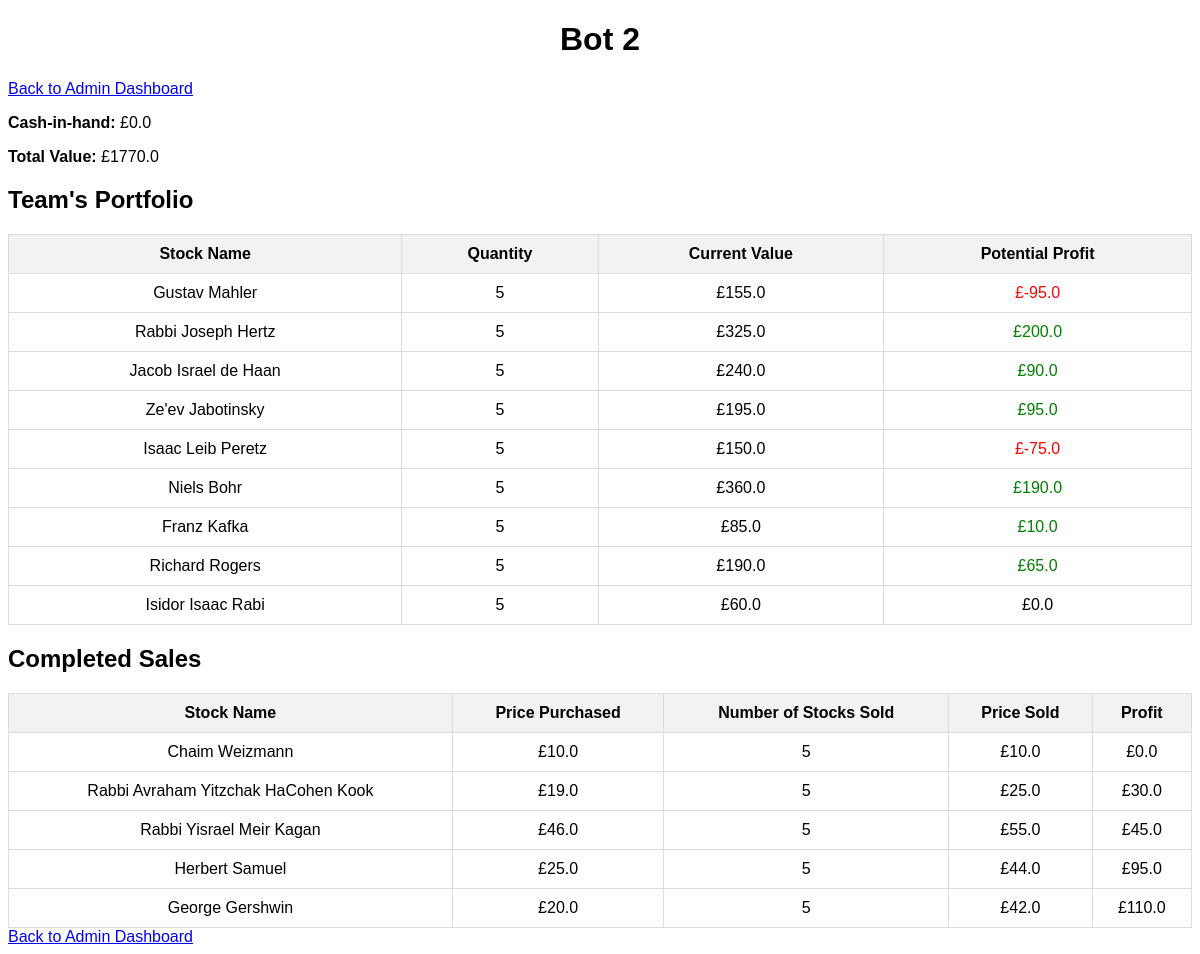
The page /admin/player/2 (signed in) on the database its author committed.
### app.py (models this page shows)
class Player(db.Model):
    player_id = db.Column(db.Integer, primary_key=True)
    name = db.Column(db.String(50), unique=True, nullable=False)
    balance = db.Column(db.Float, nullable=False, default=1000.0)
    stocks_owned = db.Column(db.Integer, nullable=False, default=0)
    portfolio_value = db.Column(db.Float, nullable=False, default=0.0)

class CompletedSale(db.Model):
    sale_id = db.Column(db.Integer, primary_key=True)
    player_id = db.Column(db.Integer, db.ForeignKey('player.player_id'), nullable=False)
    stock_name = db.Column(db.String(50), nullable=False)
    stock_id = db.Column(db.Integer, db.ForeignKey('stock.stock_id'), nullable=False)
    price_purchased = db.Column(db.Float, nullable=False)
    quantity_sold = db.Column(db.Integer, nullable=False)
    price_sold = db.Column(db.Float, nullable=False)
    profit = db.Column(db.Float, nullable=False)
    percentage_return = db.Column(db.Float, nullable=False)
    sale_year = db.Column(db.Integer, nullable=False)  # New column
    player = db.relationship('Player', backref=db.backref('completed_sales', lazy=True))

### app.py (the view)
@app.route("/", defaults={"path": ""})
@app.route("/<path:path>")
def serve_react_app(path):
    if path != "" and os.path.exists(os.path.join(app.static_folder, path)):
        return send_from_directory(app.static_folder, path)
    else:
        return send_from_directory(app.static_folder, 'index.html')

### app.py (called while the page is built)
def admin_required(f):
    @wraps(f)
    def decorated_function(*args, **kwargs):
        if session.get('admin_logged_in') is not True:
            return redirect(url_for('admin_login'))
        return f(*args, **kwargs)
    return decorated_function

@app.after_request
def set_csp_header(response):
    csp = "default-src 'self'; script-src 'self' 'unsafe-inline' 'unsafe-eval'; style-src 'self' 'unsafe-inline'; img-src 'self' data:; font-src 'self'; frame-src 'none';"
    response.headers['Content-Security-Policy'] = csp
    return response

### templates/player_details.html (shortened to what this page needs)
<!DOCTYPE html>
<html lang="en">
<head>
    <link rel="stylesheet" href="{{ url_for('static', filename='style.css') }}">
</head>
<body>
    <header>
        <h1>{{ player.name }}</h1>
    </header>
    <a href="{{ url_for('admin_dashboard') }}">Back to Admin Dashboard</a>
    <div>
        <p><strong>Cash-in-hand:</strong> £{{ player.balance | round(1) }}</p>
        <p><strong>Total Value:</strong> £{{ (player.balance + player.portfolio_value) | round(1) }}</p>
    </div>
    <div>
        <h2>Team's Portfolio</h2>
        <table>
            <thead>
                <tr>
                    <th>Stock Name</th>
                    <th>Quantity</th>
                    <th>Current Value</th>
                    <th>Potential Profit</th>
                </tr>
            </thead>
            <tbody>
                {% for item in portfolio %}
                <tr>
                    <td>{{ item.stock_name }}</td>
                    <td>{{ item.quantity }}</td>
                    <td>£{{ item.current_value | round }}</td>
                    <td class="{% if item.potential_profit > 0 %}positive-profit{% elif item.potential_profit < 0 %}negative-profit{% endif %}">
                        £{{ item.potential_profit | round }}
                    </td>
                </tr>
                {% endfor %}
            </tbody>
        </table>
    </div>
    <div>
        <h2>Completed Sales</h2>
        <table>
            <thead>
                <tr>
                    <th>Stock Name</th>
                    <th>Price Purchased</th>
                    <th>Number of Stocks Sold</th>
                    <th>Price Sold</th>
                    <th>Profit</th>
                </tr>
            </thead>
            <tbody>
                {% for sale in completed_sales %}
                <tr>
                    <td>{{ sale.stock_name }}</td>
                    <td>£{{ sale.price_purchased| round }}</td>
                    <td>{{ sale.quantity_sold }}</td>
                    <td>£{{ sale.price_sold| round  }}</td>
                    <td>£{{ sale.profit| round  }}</td>
                </tr>
                {% endfor %}
            </tbody>
        </table>
    </div>
    <a href="{{ url_for('admin_dashboard') }}">Back to Admin Dashboard</a>
</body>
</html>

### static/style.css (style rules this page uses)
body { font-family: Arial, sans-serif; }
header { text-align: center; margin-bottom: 20px; }
table { width: 100%; border-collapse: collapse; margin-top: 20px; }
th, td { padding: 10px; border: 1px solid #ddd; text-align: center; }
th { background-color: #f2f2f2; }

### templates/player_details.html (style rules this page uses)
.positive-profit { color: green; }
.negative-profit { color: red; }

### rows shown on the page
Player: name "Bot 2", balance "0.0", (player.balance+player.portfolio_value)|round(1) "1770.0"
CompletedSale: stock_name "Chaim Weizmann", price_purchased "10.0", quantity_sold "5", price_sold "10.0", profit "0.0"
CompletedSale: stock_name "Rabbi Avraham Yitzchak HaCohen Kook", price_purchased "19.0", quantity_sold "5", price_sold "25.0", profit "30.0"
CompletedSale: stock_name "Rabbi Yisrael Meir Kagan", price_purchased "46.0", quantity_sold "5", price_sold "55.0", profit "45.0"
CompletedSale: stock_name "Herbert Samuel", price_purchased "25.0", quantity_sold "5", price_sold "44.0", profit "95.0"
CompletedSale: stock_name "George Gershwin", price_purchased "20.0", quantity_sold "5", price_sold "42.0", profit "110.0"

### other values the page prints
{{ item.stock_name }} "Gustav Mahler" "Rabbi Joseph Hertz" "Jacob Israel de Haan" "Ze'ev Jabotinsky" "Isaac Leib Peretz" "Niels Bohr" "Franz Kafka" "Richard Rogers" "Isidor Isaac Rabi"
{{ item.quantity }} "5" "5" "5" "5" "5" "5" "5" "5" "5"
{{ item.current_value | round }} "155.0" "325.0" "240.0" "195.0" "150.0" "360.0" "85.0" "190.0" "60.0"
{{ item.potential_profit | round }} "-95.0" "200.0" "90.0" "95.0" "-75.0" "190.0" "10.0" "65.0" "0.0"
